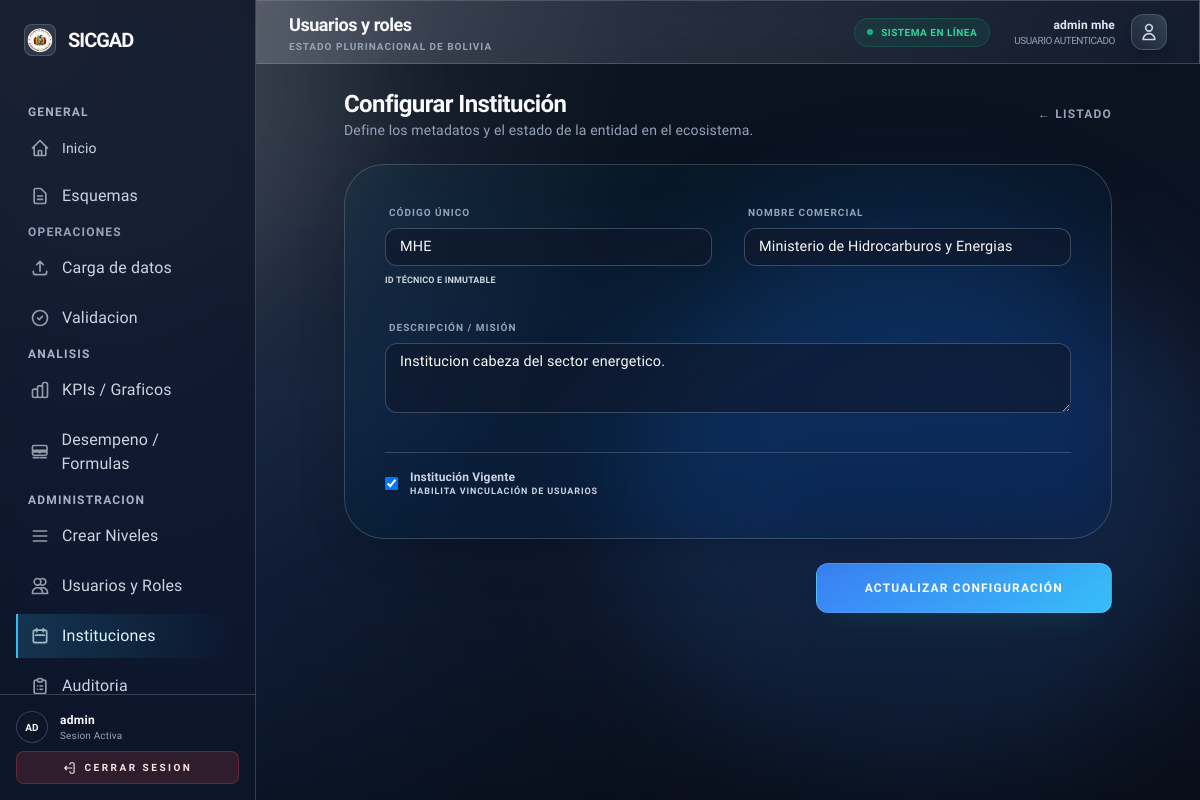
Page /accounts/institutions/1/edit/ (signed in) on the committed database.
### accounts/models.py (models this page shows, shortened)
class Institution(models.Model):
    code = models.CharField(max_length=20, unique=True)
    name = models.CharField(max_length=255)
    description = models.TextField(blank=True)
    is_active = models.BooleanField(default=True)
    created_at = models.DateTimeField(auto_now_add=True)
    updated_at = models.DateTimeField(auto_now=True)
    class Meta:
        ordering = ["code"]

### accounts/views.py (the view)
# urls.py: path("institutions/<int:institution_id>/edit/", institution_edit, name="institution_edit"),
@admin_required
def institution_edit(request, institution_id):
    institution = get_object_or_404(Institution, pk=institution_id)
    if request.method == "POST":
        form = InstitutionForm(request.POST, instance=institution)
        if form.is_valid():
            form.save()
            return redirect("accounts:institution_list")
    else:
        form = InstitutionForm(instance=institution)
    return render(
        request,
        "accounts/institution_form.html",
        {"form": form, "institution": institution},
    )

### accounts/forms.py
class InstitutionForm(forms.ModelForm):
    class Meta:
        model = Institution
        fields = ["code", "name", "description", "is_active"]
        widgets = {
            "code": forms.TextInput(
                attrs={
                    "class": "w-full px-2 py-1 rounded bg-slate-900 border border-slate-700 text-xs",
                }
            ),
            "name": forms.TextInput(
                attrs={
                    "class": "w-full px-2 py-1 rounded bg-slate-900 border border-slate-700 text-xs",
                }
            ),
            "description": forms.Textarea(
                attrs={
                    "class": "w-full px-2 py-1 rounded bg-slate-900 border border-slate-700 text-xs",
                    "rows": 3,
                }
            ),
        }

### ingest/file_cleanup.py (called while the page is built, shortened)
def format_bytes(num_bytes: int) -> str:
    units = ["B", "KB", "MB", "GB", "TB"]
    value = float(num_bytes)
    for unit in units:
        if value < 1024 or unit == units[-1]:
            return f"{value:.2f} {unit}"
        value /= 1024
    return f"{num_bytes} B"

def _cleanup_instance_raw_files(*, cutoff, apply_changes: bool, keep_ids: set[int]):
    queryset = (
        DatasetInstance.objects.filter(
            state__in=[DatasetInstance.STATE_PUBLISHED, DatasetInstance.STATE_LOCKED],
            updated_at__lt=cutoff,
        )
        .exclude(raw_file="")
        .filter(raw_file__isnull=False)
        .exclude(pk__in=keep_ids)
        .filter(published_points__isnull=False)
        .distinct()
    )
    removed_count = 0
    removed_bytes = 0
    return {"count": removed_count, "bytes": removed_bytes}

def _cleanup_historical_source_files(*, cutoff, apply_changes: bool, keep_ids: set[int]):
    pending_states = [
        DatasetInstance.STATE_DRAFT,
        DatasetInstance.STATE_SUBMITTED,
        DatasetInstance.STATE_VALIDATED_L1,
        DatasetInstance.STATE_VALIDATED_L2,
    ]
    queryset = (
        HistoricalImportBatch.objects.filter(
            status__in=[
                HistoricalImportBatch.STATUS_DONE,
                HistoricalImportBatch.STATUS_FAILED,
            ],
            created_at__lt=cutoff,
        )
        .exclude(source_file="")
        .filter(source_file__isnull=False)
        .exclude(pk__in=keep_ids)
        .exclude(instances__state__in=pending_states)
        .distinct()
    )
    removed_count = 0
    removed_bytes = 0
    return {"count": removed_count, "bytes": removed_bytes}

### templates/accounts/institution_form.html (shortened to what this page needs)
{% extends "base.html" %}
{% block content %}
<div class="max-w-3xl mx-auto space-y-6 fade-in">
    <div class="flex flex-col md:flex-row md:items-center justify-between gap-4 mb-2">
        <div>
            <h2 class="text-2xl font-header font-bold text-white tracking-tight">{% if institution %}Configurar Institución{% else %}Registrar Institución{% endif %}</h2>
            <p class="text-slate-500 text-sm">Define los metadatos y el estado de la entidad en el ecosistema.</p>
        </div>
        <a href="{% url 'accounts:institution_list' %}" class="text-xs font-bold text-slate-500 hover:text-white uppercase tracking-widest transition-colors flex items-center gap-2">
             ← Listado
        </a>
    </div>
    <form method="post" class="space-y-6">
        <div class="glass-card rounded-[2.5rem] p-10 border-white/5 space-y-8 bg-gradient-to-br from-emerald-500/5 to-transparent">
            <div class="grid md:grid-cols-2 gap-8">
                <div class="space-y-2">
                    <label class="block text-[10px] font-black text-slate-500 uppercase tracking-widest ml-1">Código Único</label>
                    {{ form.code }}
                    <p class="text-[9px] text-slate-600 font-bold uppercase mt-1">ID técnico e inmutable</p>
                </div>
                <div class="space-y-2">
                    <label class="block text-[10px] font-black text-slate-500 uppercase tracking-widest ml-1">Nombre Comercial</label>
                    {{ form.name }}
                </div>
            </div>
            <div class="space-y-2">
                <label class="block text-[10px] font-black text-slate-500 uppercase tracking-widest ml-1">Descripción / Misión</label>
                {{ form.description }}
            </div>
            <div class="pt-4 border-t border-white/5">
                <label class="flex items-center gap-3 cursor-pointer group w-fit">
                    <div class="relative items-center flex">
                        {{ form.is_active }}
                    </div>
                    <div>
                        <span class="block text-xs font-bold text-slate-300 group-hover:text-white transition-colors">Institución Vigente</span>
                        <span class="block text-[9px] text-slate-600 font-bold uppercase tracking-widest">Habilita vinculación de usuarios</span>
                    </div>
                </label>
            </div>
        </div>
        <div class="flex justify-end gap-3 items-center">
            <button type="submit" class="btn-primary glow-emerald px-12 py-4 text-xs font-black uppercase tracking-widest">
                {% if institution %}Actualizar Configuración{% else %}Registrar Institución{% endif %}
            </button>
        </div>
    </form>
</div>
{% endblock %}

### templates/partials/sidebar.html (shortened to what this page needs)
{% load static %}
<aside class='w-64 sidebar border-r border-white/10 hidden lg:flex flex-col h-screen sticky top-0 z-50'>
  <div class='p-6 flex items-center gap-3'>
    <div class="w-8 h-8 rounded-lg bg-white/10 flex items-center justify-center border border-white/20 overflow-hidden">
      <img src="{% static 'escudo.png' %}" alt="Escudo Bolivia" class="w-7 h-7 object-contain" />
    </div>
    {% url 'landing' as landing_url %}
    <a href='{{ landing_url }}'
      class='text-xl font-header tracking-tighter text-white hover:text-blue-600 transition-colors'>
      SICGAD
    </a>
  </div>
  <nav class='flex-1 px-4 py-2 space-y-1.5 overflow-y-auto custom-scrollbar'>
    {% url 'home' as home_url %}
    {% url 'schemas:schema_list' as schemas_url %}
    {% url 'ingest:upload' as ingest_url %}
    {% url 'ingest:upload_history' as ingest_history_url %}
    {% url 'validation:inbox' as validation_url %}
    {% url 'accounts:admin_user_list' as users_url %}
    {% url 'accounts:institution_list' as institutions_url %}
    {% url 'audit:log_list' as audit_url %}
    {% url 'performance:formulas' as performance_url %}
    <div class="text-xs font-bold uppercase tracking-widest text-slate-400 px-3 mt-4 mb-2">General</div>
    <a href='{{ home_url }}'
      class='sidebar-link flex items-center gap-3 px-3 py-2.5 transition-all group text-sm {% if request.path == home_url %}active{% endif %}'>
      <span class="font-medium">Inicio</span>
    </a>
    <a href='{{ schemas_url }}'
      class='sidebar-link flex items-center gap-3 px-3 py-2.5 transition-all group {% if request.path|slice:":9" == "/schemas/" %}active{% endif %}'>
      <span class="font-medium">Esquemas</span>
    </a>
    <div class="text-xs font-bold uppercase tracking-widest text-slate-500 px-3 mt-6 mb-2">Operaciones</div>
    {% if is_admin or is_loader %}
    <a href='{% if is_admin %}{{ ingest_history_url }}{% else %}{{ ingest_url }}{% endif %}'
      class='sidebar-link flex items-center gap-3 px-3 py-2.5 transition-all group {% if request.path|slice:":8" == "/ingest/" %}active{% endif %}'>
      <svg class="w-5 h-5 opacity-70 group-hover:opacity-100 transition-opacity" fill="none" stroke="currentColor" viewBox="0 0 24 24">
        <path stroke-linecap="round" stroke-linejoin="round" stroke-width="2" d="M4 16v1a3 3 0 003 3h10a3 3 0 003-3v-1m-4-8l-4-4m0 0L8 8m4-4v12"></path>
      </svg>
      <span class="font-medium">Carga de datos</span>
    </a>
    {% endif %}
    {% if is_validator or is_admin or is_loader %}
    <a href='{% if is_validator or is_admin %}{{ validation_url }}{% else %}{{ ingest_history_url }}{% endif %}'
      class='sidebar-link flex items-center gap-3 px-3 py-2.5 transition-all group {% if request.path|slice:":10" == "/validate/" or request.path == ingest_history_url and is_loader %}active{% endif %}'>
      <svg class="w-5 h-5 opacity-70 group-hover:opacity-100 transition-opacity" fill="none" stroke="currentColor" viewBox="0 0 24 24">
        <path stroke-linecap="round" stroke-linejoin="round" stroke-width="2" d="M9 12l2 2 4-4m6 2a9 9 0 11-18 0 9 9 0 0118 0z"></path>
      </svg>
      <span class="font-medium">Validacion</span>
    </a>
    {% endif %}
    <div class="text-xs font-bold uppercase tracking-widest text-slate-400 px-3 mt-6 mb-2">Analisis</div>
    <a href='{% url "kpis_charts" %}'
      class='sidebar-link flex items-center gap-3 px-3 py-2.5 transition-all group {% if request.path|slice:":6" == "/kpis/" %}active{% endif %}'>
      <span class="font-medium">KPIs / Graficos</span>
    </a>
    {% if is_admin %}
    <a href='{{ performance_url }}'
      class='sidebar-link flex items-center gap-3 px-3 py-2.5 transition-all group {% if request.path|slice:":12" == "/performance/" %}active{% endif %}'>
      <span class="font-medium">Desempeno / Formulas</span>
    </a>
    {% endif %}
    {% if is_admin %}
    <div class="text-xs font-bold uppercase tracking-widest text-slate-400 px-3 mt-6 mb-2">Administracion</div>
    {% if not request.user.is_superuser %}
    <a href='{% url "structure:manage_levels" %}'
      class='sidebar-link flex items-center gap-3 px-3 py-2.5 transition-all group {% if request.path|slice:":11" == "/structure/" %}active{% endif %}'>
      <svg class="w-5 h-5 opacity-70 group-hover:opacity-100 transition-opacity" fill="none" stroke="currentColor" viewBox="0 0 24 24">
        <path stroke-linecap="round" stroke-linejoin="round" stroke-width="2" d="M4 6h16M4 12h16M4 18h16"></path>
      </svg>
      <span class="font-medium">Crear Niveles</span>
    </a>
    {% endif %}
    <a href='{{ users_url }}'
      class='sidebar-link flex items-center gap-3 px-3 py-2.5 transition-all group {% if request.path|slice:":15" == "/accounts/users" %}active{% endif %}'>
      <span class="font-medium">Usuarios y Roles</span>
    </a>
    <a href='{{ institutions_url }}'
      class='sidebar-link flex items-center gap-3 px-3 py-2.5 transition-all group {% if request.path|slice:":23" == "/accounts/institutions/" %}active{% endif %}'>
      <svg class="w-5 h-5 opacity-70 group-hover:opacity-100 transition-opacity" fill="none" stroke="currentColor" viewBox="0 0 24 24">
        <path stroke-linecap="round" stroke-linejoin="round" stroke-width="2" d="M8 7V3m8 4V3m-9 8h10m-11 9h12a2 2 0 002-2V7a2 2 0 00-2-2H6a2 2 0 00-2 2v11a2 2 0 002 2z"/>
      </svg>
      <span class="font-medium">Instituciones</span>
    </a>
    {% endif %}
    <a href='{{ audit_url }}'
      class='sidebar-link flex items-center gap-3 px-3 py-2.5 transition-all group {% if request.path|slice:":7" == "/audit/" %}active{% endif %}'>
      <span class="font-medium">Auditoria</span>
    </a>
  </nav>
  <div class="p-4 border-t border-white/5 bg-slate-950/20">
    <div class="flex items-center gap-3 mb-2">
      <div class="w-8 h-8 rounded-full bg-slate-800 border border-white/10 flex items-center justify-center text-[10px] font-bold uppercase text-white">
        {{ request.user.username|slice:":2" }}
      </div>
      <div class="flex-1 min-w-0">
        <p class="text-xs font-semibold text-white truncate font-heading tracking-wide">{{ request.user.username }}</p>
        <p class="text-[10px] text-slate-500 truncate">Sesion Activa</p>
      </div>
    </div>
    <form method='post' action='{% url "logout" %}'>
      <button type='submit'
        class='w-full flex items-center justify-center gap-2 px-3 py-2 rounded-lg text-[10px] font-bold uppercase tracking-[0.25em] text-red-100 bg-red-500/15 border border-red-500/30 shadow-[0_10px_24px_-18px_rgba(239,68,68,0.8)] transition hover:bg-red-500/25 hover:border-red-400 focus:outline-none focus-visible:ring-2 focus-visible:ring-red-400/60'>
        <svg class="h-3.5 w-3.5" fill="none" stroke="currentColor" viewBox="0 0 24 24" aria-hidden="true">
          <path stroke-linecap="round" stroke-linejoin="round" stroke-width="2" d="M15 12H3m0 0l3-3m-3 3l3 3m6-9V5a2 2 0 012-2h3a2 2 0 012 2v14a2 2 0 01-2 2h-3a2 2 0 01-2-2v-1" />
        </svg>
        Cerrar sesion
      </button>
    </form>
  </div>
</aside>

### templates/partials/topbar.html (shortened to what this page needs)
<header class='h-16 glass-effect border-b border-white/5 flex items-center justify-between px-8 sticky top-0 z-40'>
  <div class='flex items-center gap-4'>
    <div class="flex flex-col">
        <h1 class='text-lg font-header font-bold tracking-tight text-white'>
        {{ current_section|default:"Inicio" }}
        </h1>
        <p class="text-[10px] text-slate-500 uppercase tracking-widest font-bold">Estado Plurinacional de Bolivia</p>
    </div>
  </div>
  <div class='flex items-center gap-6'>
    <div class="hidden md:flex items-center gap-2 px-3 py-1.5 rounded-full bg-emerald-500/10 border border-emerald-500/20">
        <div class="w-1.5 h-1.5 rounded-full bg-emerald-500 animate-pulse"></div>
        <span class="text-[10px] font-bold text-emerald-400 uppercase tracking-wider">Sistema en línea</span>
    </div>
    {% if request.user.is_authenticated %}
      <div class='flex items-center gap-4'>
        <div class="flex flex-col items-end">
            <span class='text-xs font-semibold text-slate-200'>{{ request.user.get_full_name|default:request.user.username }}</span>
            <span class="text-[10px] text-slate-500 uppercase tracking-tighter">{{ role|default:"Usuario Autenticado" }}</span>
        </div>
        <div class="w-9 h-9 rounded-xl bg-gradient-to-tr from-slate-800 to-slate-700 border border-white/10 flex items-center justify-center shadow-lg">
            <svg class="w-5 h-5 text-slate-300" fill="none" stroke="currentColor" viewBox="0 0 24 24"><path stroke-linecap="round" stroke-linejoin="round" stroke-width="2" d="M16 7a4 4 0 11-8 0 4 4 0 018 0zM12 14a7 7 0 00-7 7h14a7 7 0 00-7-7z"></path></svg>
        </div>
      </div>
    {% endif %}
  </div>
</header>

### static/css/app.css (style rules this page uses)
body { font-family: 'Source Sans 3', sans-serif; }

### rows in the picture
Institution: code "MHE", name "Ministerio de Hidrocarburos y Energias", description "Institucion cabeza del sector energetico.", is_active "☑"

### other values in the picture
{{ request.user.username|slice:":2" }} "AD"
{{ request.user.username }} "admin"
{{ current_section|default:"Inicio" }} "Usuarios y roles"
{{ request.user.get_full_name|default:request.user.username }} "admin mhe"
{{ role|default:"Usuario Autenticado" }} "USUARIO AUTENTICADO"
